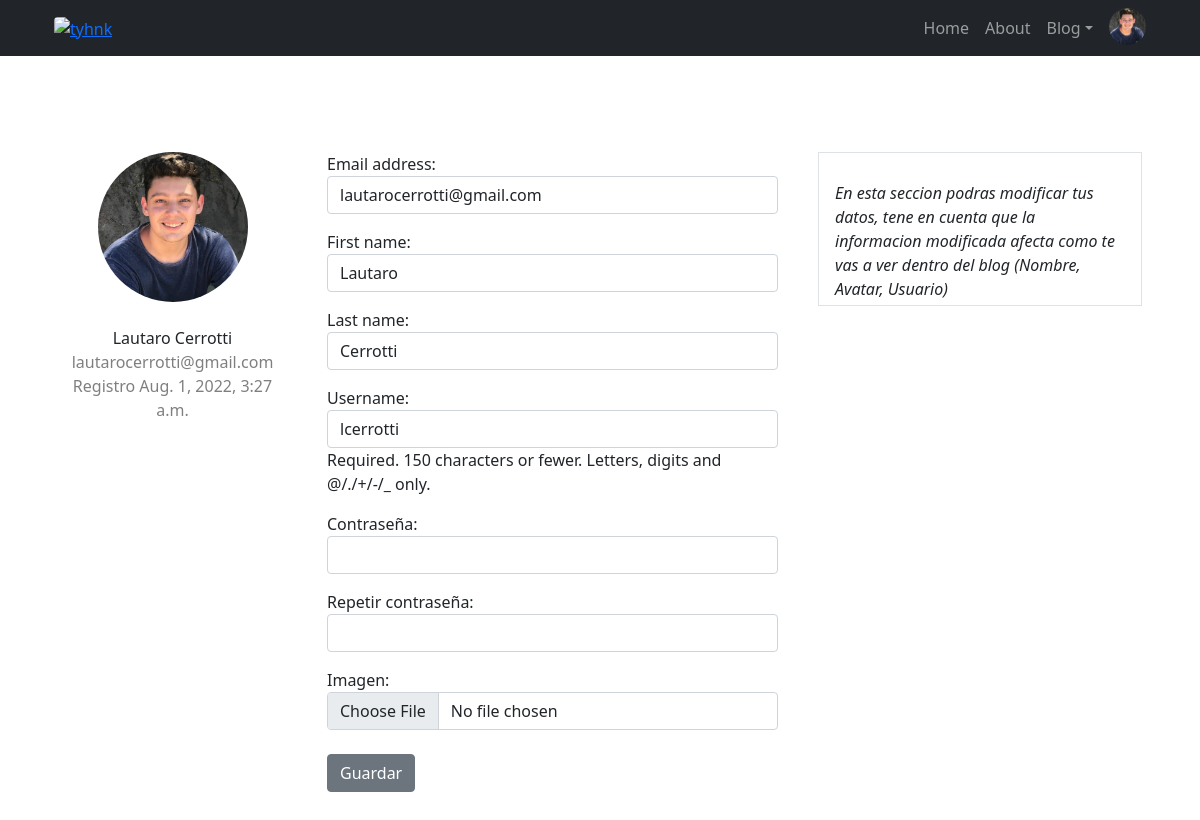
/registrado/modificar_perfil/ (signed in), run on an earlier commit of the app's database.
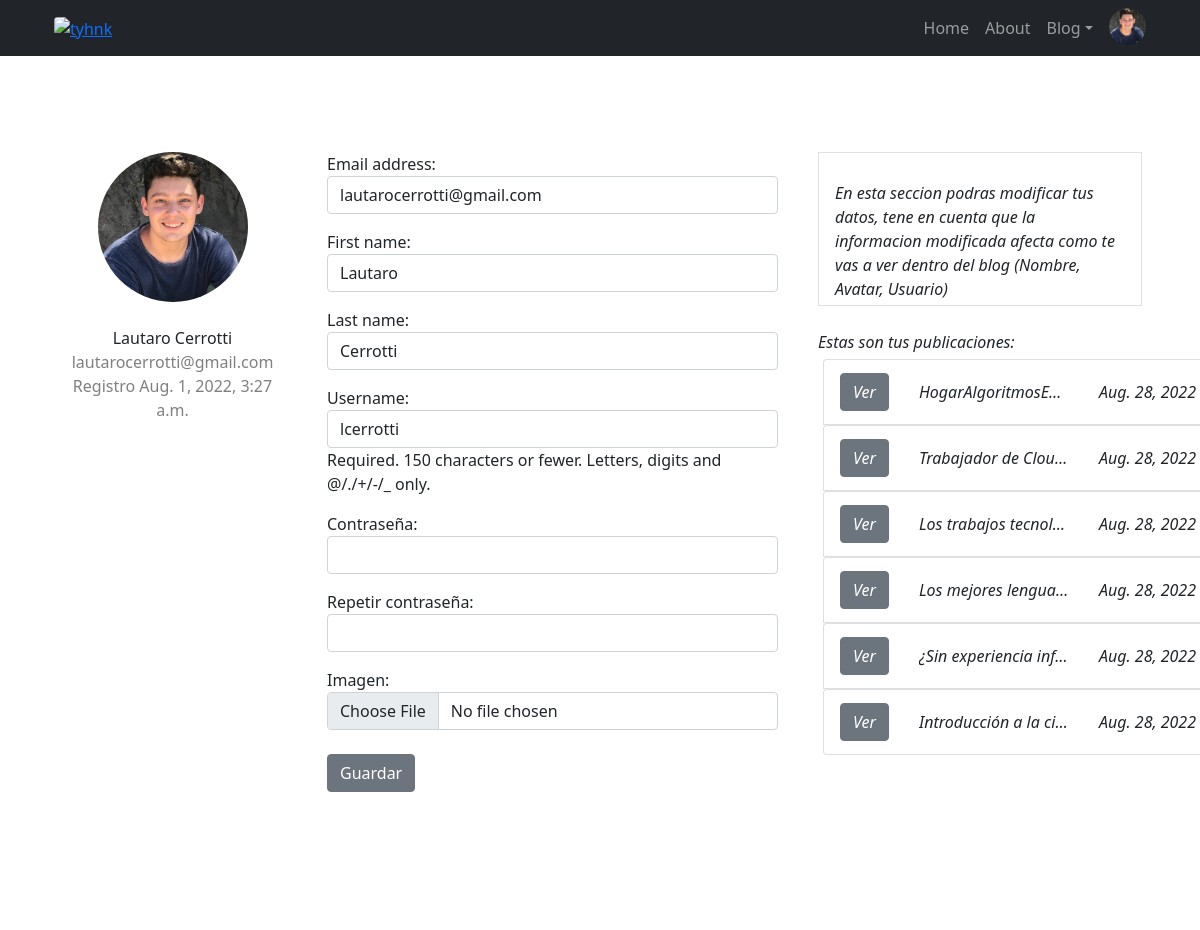
And on a later commit of the database.
### Blog_General/models.py (models this page shows, shortened)
class Publicacion(models.Model):
    options= (
        ('draft', 'Draft'),
        ('publicado', 'Publicado'),
    )
    options2= (
        ('no', 'no'),
        ('si', 'si'),
    )
    titulo = models.CharField(max_length=100)
    descripcion = models.TextField(max_length = 200, default="Some String")
    contenido = RichTextField(blank=True, null=True)
    imagen = models.URLField(blank=True, null=True)
    fecha = models.DateField(auto_now_add=True)
    publicado = models.CharField(max_length=10, choices=options, default='draft')
    muestra_inferior = models.CharField(max_length=10, choices=options2, default='no')
    muestra_superior = models.CharField(max_length=10, choices=options2, default='no')
    likes = models.ManyToManyField(User, related_name='entry_likes', blank=True)
    avatar = models.URLField(blank=True, null=True)
    user = models.ForeignKey(User, on_delete=models.CASCADE, null=True) # El autor sera una ForeignKey la cual es igual al usuario conectado.

### RegistroUsuarios/views.py (the view)
# urls.py: path('modificar_perfil/', editar_perfil, name='modperfil'),
@login_required
def editar_perfil(request):
    usuario = request.user
    if request.method == 'POST':
        print("post")
        miFormulario = UserEditForm(request.POST, instance=request.user) # Enviamos a los formularios Avatar y UserEditForm los datos de la Request.
        formAvatar = AvatarFormulario(request.POST, request.FILES)
        if miFormulario.is_valid():
            print("es valido")
            data = miFormulario.cleaned_data
            usuario.first_name = data["first_name"]
            usuario.last_name = data["last_name"]
            usuario.email = data["email"]
            usuario.password = data["password1"]
            usuario.set_password(usuario.password)
            usuario.save()
            '''
            Necesitamos comprobar 3 cosas antes de cargar el avatar ya que el formulario puede
            devolver None (No cargo archivos).
            1) No tenga Imagen cargada pero si una anterior (Traemos la ultima que tenia.)
            2) No tenga Imagen cargada y tampoco una anterior (Cargamos una IMG defoult.jpg)
            3) Tenga una anterior y la quiera actualizar (Cargamos la nueva imagen)

            '''
            if formAvatar.is_valid():
                dataAvatar = formAvatar.cleaned_data
                print(dataAvatar)
                if dataAvatar['imagen'] == None and Avatar.objects.filter(user=request.user.id).last():
                    avatar = Avatar.objects.filter(user=request.user.id).last()
                    avatar.save()
                elif dataAvatar['imagen'] == None and Avatar.objects.filter(user=request.user.id).last() == None:
                    avatar = Avatar(user=request.user, imagen=os.path.join(MEDIA_URL, 'img/default.jpg'))
                    avatar.save()
                elif dataAvatar['imagen'] != None:
                    avatar = Avatar(user=request.user, imagen=dataAvatar["imagen"])
                    avatar.save()
            return render(request, "indexBase.html", {"mensaje": "Datos actualizados con éxito..."}) #Devolvemos un mensaje de Exito
        return render(request, "indexBase.html", {"mensaje": "La contraseña es invalida, Debe contener minimo 8 Caracteres alfanumericos y ambas deben coinicidir"}) #Si las contraseñas no coinciden o son solamente numeros
    else:
        miFormulario = UserEditForm(instance=request.user)         #Caso contrario , devolvemos los formularios correspondientes a modificar_perfil
        formAvatar = AvatarFormulario()
        Posteos = Publicacion.objects.filter(user=request.user)
        context = miFormulario.errors
    return render(request, "modificar_perfil.html", {"miFormulario": miFormulario, "formAvatar": formAvatar, "Posteos": Posteos, 'context':context})

### RegistroUsuarios/forms.py
class AvatarFormulario(forms.ModelForm):
    class Meta:
        model=Avatar
        fields=('imagen',)
        widgets= {
            'imagen': forms.FileInput(
                attrs={
                    'type': 'file',
                    'class': 'form-control',
                }
            ),
        }

### Main/context_procesor.py (called while the page is built)
def getUserInfo(request):
    context = {}
    if not request.user.is_authenticated:
        context['formAuth'] = AuthenticationForm()
    else: #Solicitamos el ultimo avatar y lo pasamos como context
        avatar = Avatar.objects.filter(user=request.user.id).last()
        if avatar:
            context['url'] = avatar.imagen.url
        else: # Caso contrario, asignamos una imagen Defoult.
            avatar = Avatar(user=request.user, imagen=os.path.join(MEDIA_URL, 'img/default.jpg'))
        context['url'] = avatar.imagen.url
    return context

### templates/modificar_perfil.html (shortened to what this page needs)
{% extends 'indexBase.html' %}
{% block navigation %}
{% load static %}
<link href="{% static 'css\styles.css' %}" rel="stylesheet" />
<div class="container rounded bg-white mt-5 mb-5">
    <div class="row">
        <div class="col-md-3 border-right">
            <div class="d-flex flex-column align-items-center text-center p-3 py-5"><img class="rounded-circle"
                    width="150" height="150" src="{{url}}"><br><span class="font-weight-bold">{{user.first_name}}
                    {{user.last_name}}</span><span class="text-black-50">{{user.email}}</span><span
                    class="text-black-50">Registro {{user.date_joined}}</span></div>
        </div>
        <div class="col-md-5 border-right">
            <br></br>
            <form enctype="multipart/form-data" method="POST">{% csrf_token %}
                {{miFormulario.as_p}}
                {{formAvatar}}<br>
                <input class="btn btn-secondary" type="submit" value="Guardar">
            </form>
        </div>
        <div class="col-md-4">
            <div class="p-3 py-5">
                <div class="d-flex justify-content-between align-items-center experience"><span
                        class="border px-3 p-1 add-experience"><i class="fa fa-plus"><br>
                            <div class="col-md-12"><label class="labels">En esta seccion podras modificar tus datos,
                                    tene en cuenta que la informacion modificada afecta como te vas a ver dentro del
                                    blog (Nombre, Avatar, Usuario){{context}}</label><br>
                            </div>
                </div>
                <div class="col-md-15"><br>
                    {% if Posteos %}
                    <label class="labels">Estas son tus publicaciones:</label>
                    <div style="width:400px;height:500px;line-height:3em;overflow:auto;padding:5px;">
                        {% for post in Posteos %}
                        <ul class="list-group">
                            <li class="list-group-item d-flex justify-content-between align-items-center">
                                <a class="btn btn-secondary bt-sm" href="{% url 'verpost' post.id %}">Ver</a>
                                <div class="b">
                                    <span class="b">{{post.titulo}}</span>
                                </div>
                                <span>{{post.fecha}}</span>
                            </li>
                            {% endfor %}
                            {% endif %}
                    </div>
                </div>
            </div>
        </div>
    </div>
    {% endblock navigation %}

What changed in the data, as far as the page shows it:
added Publicacion: titulo "HogarAlgoritmosE…", fecha "Aug. 28, 2022"
added Publicacion: titulo "Trabajador de Clou…", fecha "Aug. 28, 2022"
added Publicacion: titulo "Los trabajos tecnol…", fecha "Aug. 28, 2022"
added Publicacion: titulo "Los mejores lengua…", fecha "Aug. 28, 2022"
added Publicacion: titulo "¿Sin experiencia inf…", fecha "Aug. 28, 2022"
added Publicacion: titulo "Introducción a la ci…", fecha "Aug. 28, 2022"
Also different on the page:
text now shown: "Estas son tus publicaciones:"
